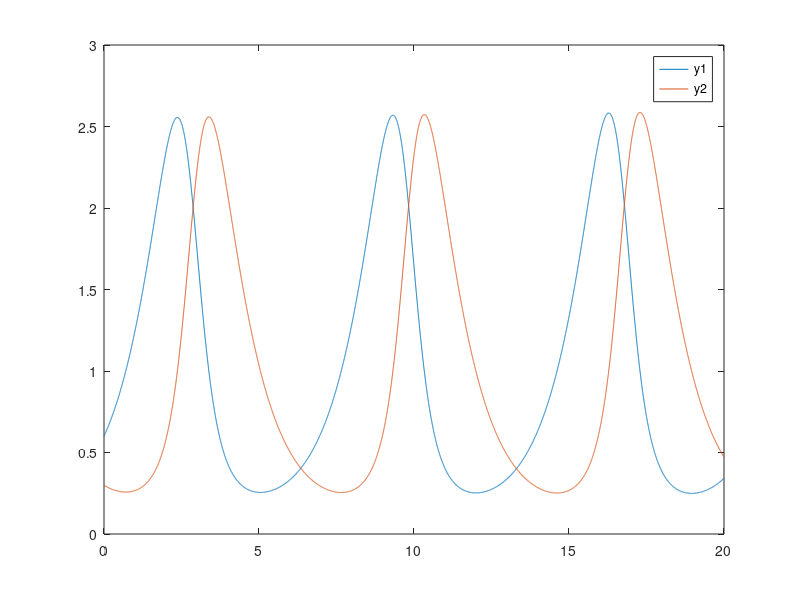
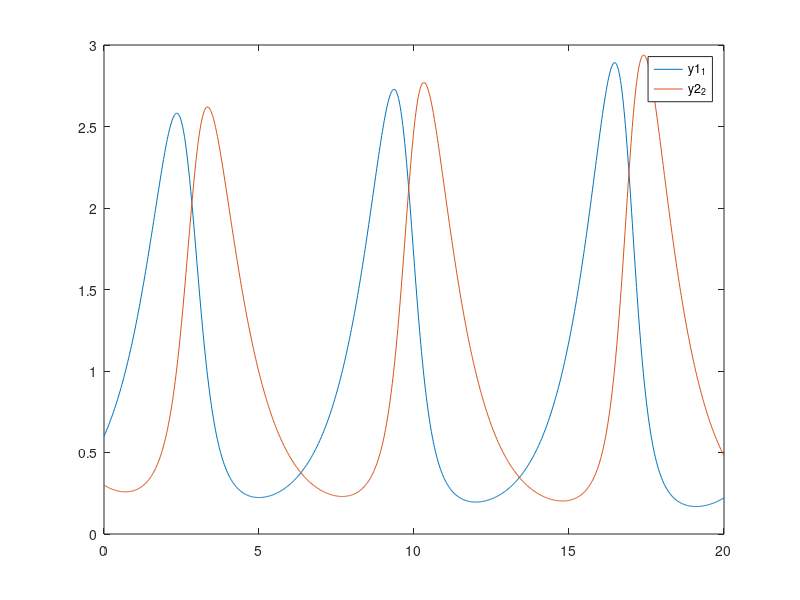

Write the MATLAB code that produced these figures, in order.
%%%%%%%%%%%%%%%%%%%%%%%%%%%%%%%%%%
%Sahebeh Dadboud: 
% Explicit Euler methods and plotting the results
%%%%%%%%%%%%%%%%%%%%%%%%%%%%%%%%%%

%%%%%% Explicit Euler methods
y1(1) = 0.6; 
y2(1) = 0.3;             % Initial Condition
h1 = 0.002;              % step size              
t = 0:h1:20;             % t goes from 0 to 20    
 

ystar1(1) = y1(1);
ystar2(1)=  y2(1);        % Initial condition 
for i=1:(length(t)-1)

    %y1'(t) = (1-y2(t))*y1(t)
    f1 = (1-ystar2(i))*ystar1(i);
    ystar1(i+1) = ystar1(i) + f1*h1;
    %y2'(t) = (y1(t) - 1)*y2(t)
    f2 = (ystar1(i) -1)*ystar2(i);
    ystar2(i+1) = ystar2(i) + f2*h1; 
end
figure(1);
plot(t,ystar1,t,ystar2);
legend('y1','y2');
%%%%%%%%%%%%%%%%%%%%%%%%%%%%%%%%%%%%%%%%%%%%%%%%%%%%%%
% Improved Euler methods
y1_2(1) = 0.6; 
y2_2(1) = 0.3;             % Initial Condition
h2 = 0.02;                 % step size              
t = 0:h2:20;               % t goes from 0 to 20    
 

ystar1_2(1) = y1_2(1);
ystar2_2(1)=  y2_2(1);        % Initial condition 

for i=1:(length(t)-1)

   %y1'(t) = (1-y2(t))*y1(t)
    k1 = (1-ystar2_2(i))*ystar1_2(i);   %k1 = f(y1,y2)
    k2 = (1-ystar2_2(i) + h2*k1)*(ystar1_2(i)+h2); %k2 =f(y1+h,y2+h*k1) %h2??
    k_1 = (k1+k2)/2;
    ystar1_2(i+1) = ystar1_2(i) + h2*k_1; %
    %y2'(t) = (y1(t) - 1)*y2(t)
    k3 = (ystar1_2(i) -1)*ystar2_2(i);    %k3 = f(y1,y2)
    k4 = (ystar1_2(i)+h2 -1)*(ystar2_2(i)+(h2*k3)); %k4 =f(y1+h,y2+h*k3) %%h2??
    k_2 = (k3+k4)/2;
    ystar2_2(i+1) = ystar2_2(i) + h2*k_2;
  
end
figure(2);
plot(t,ystar1_2,t,ystar2_2);
legend('y1_1','y2_2');
